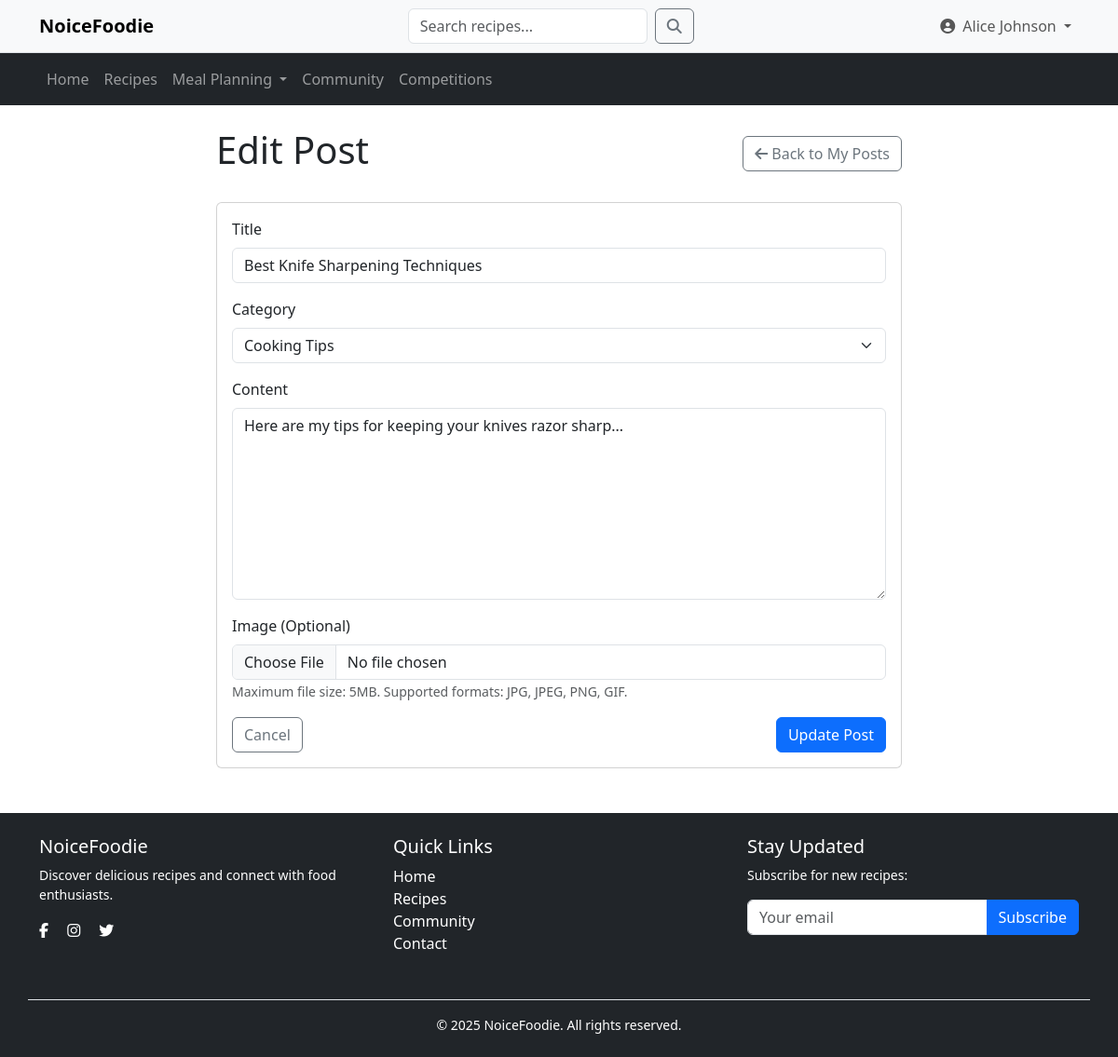
Before: /community/edit_post.php?id=1 (signed in) with the older database file.
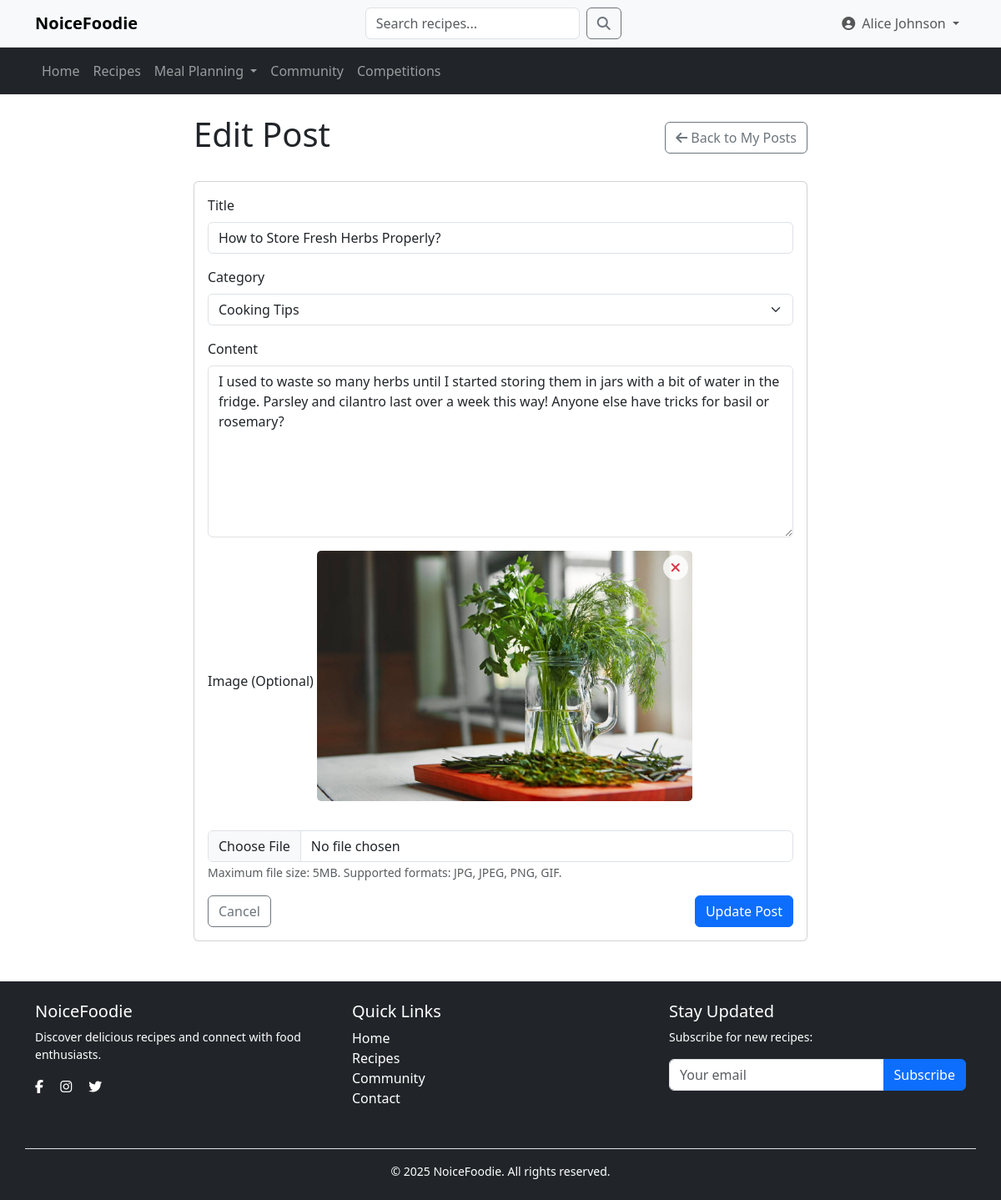
After: the same page with the newer database file.
### tables this page shows
CREATE TABLE IF NOT EXISTS discussion_posts (
    post_id INT AUTO_INCREMENT PRIMARY KEY,
    user_id INT NOT NULL,
    title VARCHAR(255) NOT NULL,
    content TEXT NOT NULL,
    image_url VARCHAR(255) DEFAULT NULL,
    category VARCHAR(100) NOT NULL,
    post_date TIMESTAMP DEFAULT CURRENT_TIMESTAMP,
    view_count INT DEFAULT 0,
    FOREIGN KEY (user_id) REFERENCES usersDB.users(user_id) ON DELETE CASCADE
);

### community/edit_post.php (the view, shortened to what this page needs)
<?php
require_once '../config/db.php';
$user_id = $_SESSION['user_id'];
$post_id = $_GET['id'];
$post_stmt = $communityDB->prepare("
    SELECT * FROM discussion_posts
    WHERE post_id = ? AND user_id = ?
");
$post_stmt->execute([$post_id, $user_id]);
$post = $post_stmt->fetch(PDO::FETCH_ASSOC);
$categories = ['Cooking Tips', 'Recipe Questions', 'Kitchen Equipment', 'General Discussion'];
?>
<!DOCTYPE html>
<html lang="en">
<head>
    <link href="https://cdn.jsdelivr.net/npm/bootstrap@5.3.2/dist/css/bootstrap.min.css" rel="stylesheet">
    <link rel="stylesheet" href="https://cdnjs.cloudflare.com/ajax/libs/font-awesome/6.0.0/css/all.min.css">
    <link rel="stylesheet" href="css/community.css">
</head>
<body>
    <?php include_once '../includes/navigation.php'; ?>
    <div class="container mt-4">
        <div class="row">
            <div class="col-md-8 offset-md-2">
                <div class="d-flex justify-content-between align-items-center mb-4">
                    <h1>Edit Post</h1>
                    <a href="manage_post.php" class="btn btn-outline-secondary">
                        <i class="fas fa-arrow-left"></i> Back to My Posts
                    </a>
                </div>
                <div class="card">
                    <div class="card-body">
                        <form method="POST" enctype="multipart/form-data">
                            <div class="mb-3">
                                <label for="title" class="form-label">Title</label>
                                <input type="text" class="form-control" id="title" name="title"
                                       value="<?= htmlspecialchars($post['title']) ?>" required maxlength="100">
                            </div>
                            <div class="mb-3">
                                <label for="category" class="form-label">Category</label>
                                <select class="form-select" id="category" name="category" required>
                                    <?php foreach ($categories as $category): ?>
                                        <option value="<?= $category ?>" <?= $post['category'] === $category ? 'selected' : '' ?>>
                                            <?= $category ?>
                                        </option>
                                    <?php endforeach; ?>
                                </select>
                            </div>
                            <div class="mb-3">
                                <label for="content" class="form-label">Content</label>
                                <textarea class="form-control" id="content" name="content" rows="8" required><?= htmlspecialchars($post['content']) ?></textarea>
                            </div>
                            <div class="mb-3">
                                <label for="image" class="form-label">Image (Optional)</label>
                                <?php if (!empty($post['image_url'])): ?>
                                    <div class="image-preview-container">
                                        <?php
                                        if (strpos($post['image_url'], 'uploads/posts/') !== false) {
                                            $image_path = '../' . $post['image_url'];
                                        } else {
                                            $image_path = '../assets/community/discussion_posts_img/' . basename($post['image_url']);
                                        }
                                        ?>
                                        <img src="<?= htmlspecialchars($image_path) ?>" class="current-image" alt="Current Post Image">
                                        <div class="remove-image-btn" id="removeImageBtn">
                                            <i class="fas fa-times text-danger"></i>
                                        </div>
                                    </div>
                                <?php endif; ?>
                                <input type="file" class="form-control" id="image" name="image" accept="image/*">
                                <small class="text-muted">Maximum file size: 5MB. Supported formats: JPG, JPEG, PNG, GIF.</small>
                            </div>
                            <div class="d-flex justify-content-between">
                                <a href="manage_post.php" class="btn btn-outline-secondary">Cancel</a>
                                <button type="submit" class="btn btn-primary">Update Post</button>
                            </div>
                        </form>
                    </div>
                </div>
            </div>
        </div>
    </div>
    <?php include_once '../includes/footer.php'; ?>
</body>
</html>

Changed rows visible on the page:
changed discussion_posts "Cooking Tips": title "Best Knife Sharpening Techniques" → "How to Store Fresh Herbs Properly?"; content "Here are my tips for keeping your knives razor sharp..." → "I used to waste so many herbs until I started storing them in jars with a bit of water in the fridge. Parsley and cilantro last over a week this way! Anyone else have tricks for basil or rosemary?"; image_url empty → "fresh_herbs.jpg" (drawn); image_url: picture added
